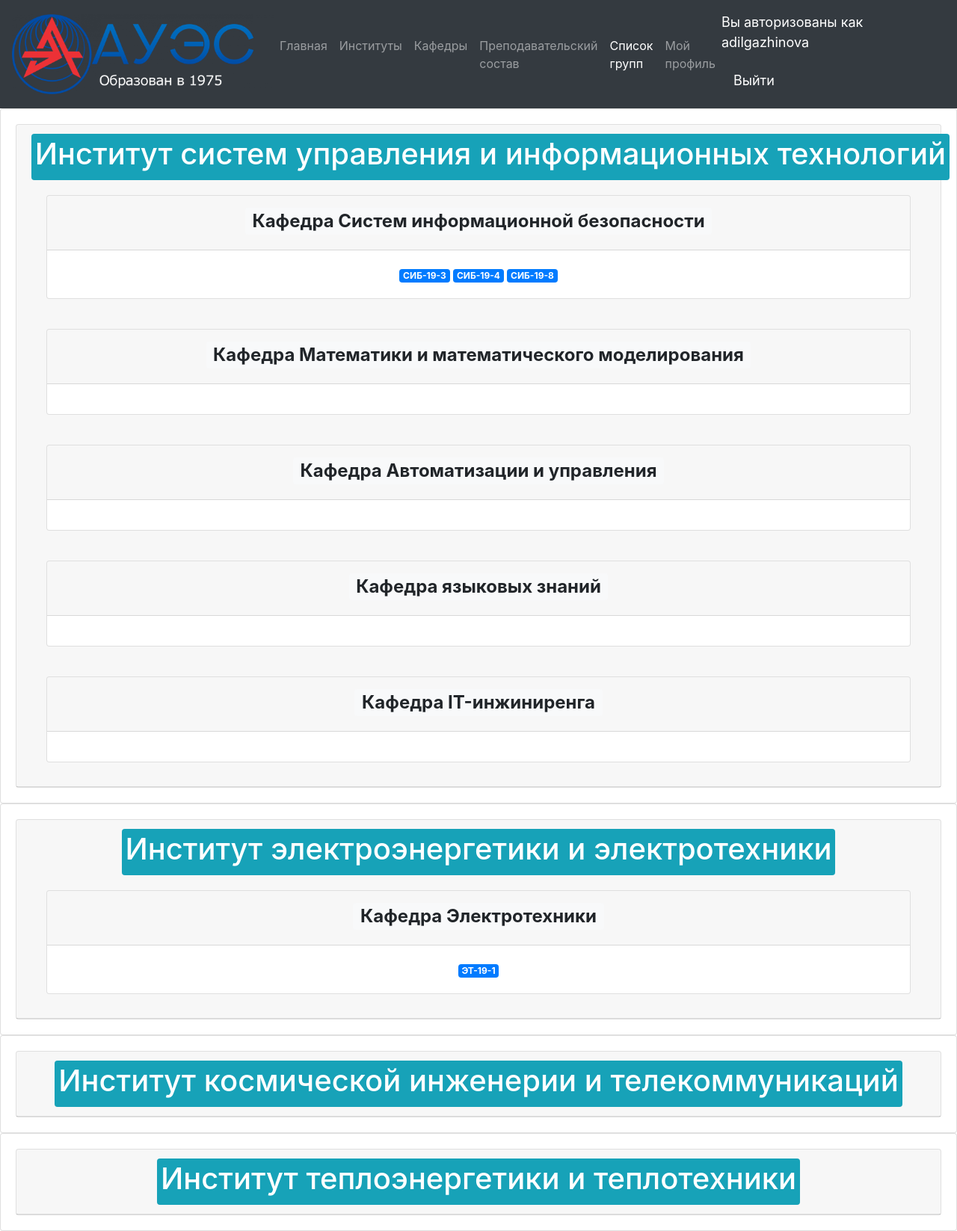
The app's page /instituts/department/groups/ (signed in) with its own data.
### aues_portal/models.py (models this page shows, shortened)
class Institute(models.Model):
	name = models.CharField("Полное название института", max_length = 100)
	short_name = models.CharField("Аббревиатура института", max_length = 10)
	url_name = models.CharField("Ссылка", max_length = 10)
	info = models.TextField("Информация об институте", blank = True)
	class Meta:
		verbose_name = "Институт"
		verbose_name_plural = "Институты"

class Department(models.Model):
	institute = models.ForeignKey(Institute, verbose_name = "Институт", on_delete = models.CASCADE, related_query_name = "institute")
	name = models.CharField("Полное название кафедры", max_length = 100)
	short_name = models.CharField("Аббревиатура кафедры", max_length = 10)
	url_name = models.CharField("Ссылка", max_length = 10)
	info = models.TextField("Информация о кафедре", blank = True)
	class Meta:
		verbose_name = "Кафедра"
		verbose_name_plural = "Кафедры"

class Group(models.Model):
	department = models.ForeignKey(Department, verbose_name = "Кафедра", on_delete = models.CASCADE, related_query_name = "department")
	name = models.CharField("Название группы", max_length = 10)
	group_adviser = models.ForeignKey(Teacher, verbose_name = "Эдвайзер группы", on_delete = models.CASCADE, related_query_name = "group_adviser")
	class Meta:
		verbose_name = "Группа"
		verbose_name_plural = "Группы"

### aues_portal/decorators.py (the view)
	def wrapper_func(request, *args, **kwargs):
		if request.user.is_anonymous:
			return HttpResponse('Ошибка доступа')
		else:
			return view_func(request, *args, **kwargs)

### aues_portal/views.py (called while the page is built)
@authenticated_user
def groups(request):
	groups = Group.objects.all()
	instituts = Institute.objects.all()
	departments = Department.objects.all()
	context = {'groups':groups,
	'departments':departments,
	'instituts':instituts,
	}
	return render(request, 'html/groups.html', context)

### aues_portal/templates/html/groups.html
{% extends 'html/main.html' %}
{% block content %}
{% for inst in instituts %}
	<div class="card">
	  <div class="card-body">
		<div class="card text-center">
		  <div class="card-header">
		    <a href="{% url 'institut' inst.url_name %}" class="badge badge-info"><h1>{{inst.name}}</h1></a>
		  	{% for depar in departments %}
		  	  {% if inst.id == depar.institute_id %}
				  <div class="card-body">
					<div class="card text-center">
					  <div class="card-header">
					    <h2><a href="{% url 'department' depar.url_name %}" class="badge badge-light"><p class="card-text">{{depar.name}}</p></a></h2>
					  </div>
					  <div class="card-body">
						{% for group in groups %}
						  {% if depar.id == group.department_id %}
						    <a href="{% url 'group' group.id %}" class="badge badge-primary">{{group.name}}</a>
					      {% endif %}
						{% endfor %}
					  </div>
					</div>
				  </div>
			  {% endif %}
			{% endfor %}
		  </div>
		</div>
	  </div>
	</div>
{% endfor %}
{% endblock %}

### aues_portal/templates/html/navbar.html (shortened to what this page needs)
{% load static %}
<nav class="navbar navbar-expand-lg navbar-dark bg-dark">
  <img id="logo" src="{% static 'images/log.png' %}">
  <div class="collapse navbar-collapse" id="navbarSupportedContent">
    <ul class="navbar-nav mr-auto">
        <a class="nav-link" href="{% url 'home' %}">Главная</a>
        <a class="nav-link" href="{% url 'instituts' %}">Институты</a>
        <a class="nav-link" href="{% url 'departments' %}">Кафедры</a>
        <a class="nav-link" href="{% url 'teachers' %}">Преподавательский состав</a>
      {% if request.user.is_authenticated %}
        {% if request.resolver_match.url_name == 'groups' %}
          <li class="nav-item active">
        {% endif %}
          <a class="nav-link" href="{% url 'groups' %}">Список групп</a>
          </li>
      {% endif %}
      {% if request.user.is_authenticated %}
          <a class="nav-link" href="{% url 'user' %}">Мой профиль</a>
      {% endif %}
    </ul>
    <span class="form-inline my-2 my-lg-0">
      {% if request.user.is_authenticated %}
        <span id = "hellow-msg" class="navbar-text mr-sm-2">Вы авторизованы как {{request.user}}</span>
        <span id = "hellow-msg" class="navbar-text my-2 my-sm-0"><a class="nav-link" href="{% url 'logout' %}">Выйти</a></span>
        {% else %}
        <span id = "hellow-msg" class="navbar-text mr-sm-2">Вы авторизованы как Гость</span>
        <span id = "hellow-msg" class="navbar-text my-2 my-sm-0"><a class="nav-link" href="{% url 'login' %}">Войти</a></span>
      {% endif %}
    </span>
  </div>
</nav>

### static/css/main.css (style rules this page uses)
#hellow-msg { font-size: 18px; color: #fff; }
#logo { max-width: 350px; }

### records on screen
Institute: name "Институт систем управления и информационных технологий"
Department: name "Кафедра Систем информационной безопасности"
Group: name "СИБ-19-3"
Group: name "СИБ-19-4"
Group: name "СИБ-19-8"
Department: name "Кафедра Математики и математического моделирования"
Department: name "Кафедра Автоматизации и управления"
Department: name "Кафедра языковых знаний"
Department: name "Кафедра IT-инжиниренга"
Institute: name "Институт электроэнергетики и электротехники"
Department: name "Кафедра Электротехники"
Group: name "ЭТ-19-1"
Institute: name "Институт космической инженерии и телекоммуникаций"
Institute: name "Институт теплоэнергетики и теплотехники"

### other values on screen
{{ request.user }} "adilgazhinova"
